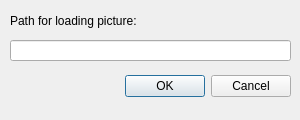
<?xml version="1.0" encoding="UTF-8"?>
<ui version="4.0">
 <class>Dialog</class>
 <widget class="QDialog" name="Dialog">
  <property name="geometry">
   <rect>
    <x>0</x>
    <y>0</y>
    <width>300</width>
    <height>120</height>
   </rect>
  </property>
  <property name="windowTitle">
   <string>Dialog</string>
  </property>
  <widget class="QDialogButtonBox" name="buttonBox">
   <property name="geometry">
    <rect>
     <x>0</x>
     <y>70</y>
     <width>291</width>
     <height>32</height>
    </rect>
   </property>
   <property name="orientation">
    <enum>Qt::Horizontal</enum>
   </property>
   <property name="standardButtons">
    <set>QDialogButtonBox::Cancel|QDialogButtonBox::Ok</set>
   </property>
  </widget>
  <widget class="QLabel" name="label">
   <property name="geometry">
    <rect>
     <x>10</x>
     <y>10</y>
     <width>221</width>
     <height>21</height>
    </rect>
   </property>
   <property name="text">
    <string>Path for loading picture:</string>
   </property>
  </widget>
  <widget class="QLineEdit" name="lineEdit">
   <property name="geometry">
    <rect>
     <x>10</x>
     <y>40</y>
     <width>281</width>
     <height>21</height>
    </rect>
   </property>
  </widget>
 </widget>
 <resources/>
 <connections>
  <connection>
   <sender>buttonBox</sender>
   <signal>accepted()</signal>
   <receiver>Dialog</receiver>
   <slot>accept()</slot>
   <hints>
    <hint type="sourcelabel">
     <x>248</x>
     <y>254</y>
    </hint>
    <hint type="destinationlabel">
     <x>157</x>
     <y>274</y>
    </hint>
   </hints>
  </connection>
  <connection>
   <sender>buttonBox</sender>
   <signal>rejected()</signal>
   <receiver>Dialog</receiver>
   <slot>reject()</slot>
   <hints>
    <hint type="sourcelabel">
     <x>316</x>
     <y>260</y>
    </hint>
    <hint type="destinationlabel">
     <x>286</x>
     <y>274</y>
    </hint>
   </hints>
  </connection>
 </connections>
</ui>
